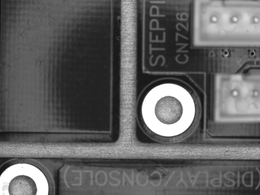
%> input picture FeatureExtraction/SampleData/Capture_031720_490(96.345, 178.495, 41.710).bmp, 260 x 195 px, shrunk from 2048 x 1536 before the run
$ octave Main.m   (GNU Octave 9; MATLAB toolbox functions it lacks are replaced by stand-ins)
%> lines starting %> are read from the running program, lines starting %| are printed output that depends on the picture; in (x1, y1, x2, y2) boxes, pixels count from 0 and x2, y2 are one past the last pixel; in counts of white or black regions, pixels touching at a corner belong together; the program's own positions count from 1
### FeatureExtraction/LinkedList.m
function [ Contour_x_array, Contour_y_array, Contour_p1_array, Contour_p2_array, Contour_count ] = LinkedList( Img_Edge, Th_Num_Pixel )
%UNTITLED 이 함수의 요약 설명 위치
%   자세한 설명 위치
% Analysis Input Data
[height, width] = size(Img_Edge);
Img_Visited = zeros(height, width);

Img_Tinning = bwmorph(Img_Edge,"skeleton");

Num = 0;
for r = 1 : height
    for c = 1 : width
        if(Img_Tinning(r,c) ~= 0)
            Img_Visited(r,c) = 1;
            Num = Num + 1;
        end
    end
end

nei = [0 1; 1 1; 1 0; 1 -1; 0 -1; -1 -1; -1 0; -1 1]; % r,c cw

Num_object = 100;
countour_array = zeros(4,Num);
countour_array_forward = zeros(4,Num);
countour_array_back = zeros(4,Num);
max_border_count = 0;

Contour_num = 0;
Contour_x_array = zeros(Num_object,Num);
Contour_y_array = zeros(Num_object,Num);

Contour_p1_array = zeros(Num_object,Num);
Contour_p2_array = zeros(Num_object,Num);

Contour_count = zeros(Num_object,1);

for r = 2 : height-1
    for c = 2 : width-1
        if(Img_Visited(r,c) == 1)
            Img_Visited(r,c) = 2;
            init_r = r;
            init_c = c;
            indexInsert = 1;

            %Forward Search
            border_count_forward = 1;
            countour_array_forward(:,border_count_forward) = [init_r;init_c;1;0];

            r_check = init_r;
            c_check = init_c;
            flag_Start = 1;
            indexExcape = indexInsert;
            while(flag_Start==1)
                flag_Start = 0;
                for k = 1 : 8
                    u = r_check + nei(indexExcape,1);
                    v = c_check + nei(indexExcape,2);
                    if(u<1)||(u>height)||(v<1)||(v>width);continue;end
                    if(Img_Visited(u,v) == 1)
                        % add
                        flag_Start = 1;
                        border_count_forward = border_count_forward + 1;
                        Img_Visited(u,v) = 0;
                        indexEx = indexExcape;
                        indexEx = indexEx + 2;
                        if(indexEx > 8); indexEx = indexEx - 8; end
                        pattern = nei(indexEx,:);
                        countour_array_forward(:,border_count_forward) = [u;v;pattern(1);pattern(2)];
                        break;
                    end
                    indexExcape = indexExcape+1;
                    if(indexExcape > 8); indexExcape = 1; end
                end
                % update
                r_check = u;
                c_check = v;
            end

            %Backward Search
            r_check = init_r;
            c_check = init_c;
            border_count_back = 0;
            flag_Start = 1;
            indexExcape = 1;
            while(flag_Start==1)
                flag_Start = 0;
                for k = 1 : 8
                    u = r_check + nei(indexExcape,1);
                    v = c_check + nei(indexExcape,2);
                    if(u<1)||(u>height)||(v<1)||(v>width);continue;end
                    if(Img_Visited(u,v) == 1)
                        % add
                        flag_Start = 1;
                        border_count_back = border_count_back + 1;
                        Img_Visited(u,v) = 0;
                        indexEx = indexExcape;
                        indexEx = indexEx + 2;
                        if(indexEx > 8); indexEx = indexEx - 8; end
                        pattern = nei(indexEx,:);%
                        countour_array_back(:,border_count_back) = [u;v;pattern(1);pattern(2)];
                        break;
                    end
                    indexExcape = indexExcape+1;
                    if(indexExcape > 8); indexExcape = 1; end
                end
                r_check = u;
                c_check = v;
            end

            % backword + foreword
            border_count = border_count_forward + border_count_back;
            countour_array = [flip(countour_array_back(:,1:border_count_back),2),countour_array_forward(:,1:border_count_forward)];

            % Check Size
            if(border_count > Th_Num_Pixel)
                Contour_num = Contour_num + 1;
                Contour_y_array(Contour_num,1:border_count) = countour_array(1,1:border_count);
                Contour_x_array(Contour_num,1:border_count) = countour_array(2,1:border_count);
                Contour_p1_array(Contour_num,1:border_count) = countour_array(3,1:border_count);
                Contour_p2_array(Contour_num,1:border_count) = countour_array(4,1:border_count);
                Contour_count(Contour_num,1) = border_count;
                if(max_border_count < border_count); max_border_count = border_count; end
            end
        end
    end
    %data delete
    Contour_x_array = Contour_x_array(1:Contour_num,1:max_border_count);
    Contour_y_array = Contour_y_array(1:Contour_num,1:max_border_count);
    Contour_p1_array = Contour_p1_array(1:Contour_num,1:max_border_count);
    Contour_p2_array = Contour_p2_array(1:Contour_num,1:max_border_count);

    Contour_count = Contour_count(1:Contour_num,:);
end

### FeatureExtraction/Main.m
clc; clear; close all;


%% Image Load
File_path_list = {
    'Capture_032041_863(96.345, 182.495, 41.710).bmp';
    'Capture_032000_153(96.345, 181.495, 41.710).bmp';
    'Capture_031911_222(96.345, 180.495, 41.710).bmp';
    'Capture_031830_368(96.345, 179.495, 41.710).bmp';
    'Capture_031720_490(96.345, 178.495, 41.710).bmp';
    'Capture_031617_929(96.345, 177.495, 41.710).bmp';
    'Capture_031402_911(96.345, 176.495, 41.710).bmp';
    'Capture_031224_373(96.345, 175.495, 41.710).bmp';
    'Capture_030803_703(94.345, 174.495, 41.710).bmp';
    'Capture_030445_824(175.430, 174.495, 41.710).bmp';
    'Capture_025737_899(175.435,67.535,41.710).bmp';
    'Capture_025359_012(94.755,67.535,41.710).bmp';
    };

% Folder_path = [pwd filesep 'SampleData'];
Folder_path = ['SampleData']

i = 5;
disp([Folder_path filesep File_path_list{i}])

img = imread([Folder_path filesep File_path_list{i}]);
%> img is the input picture: size 195x260 uint8; min 4, max 255, mean 97.8

figure("Name","Original Image")
imshow(img)


%% Image Feature Analysis
% [10 lines of commented-out code are left out]

%% Edge Based Method
sigma = 5;
img_bulr = imgaussfilt(img,sigma);
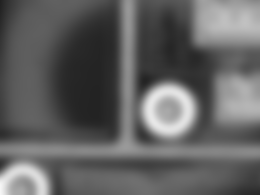
%> img_bulr: size 195x260 uint8; min 33, max 246, mean 97.7
img_canny = edge(img_bulr,'Canny',0.5,sigma);
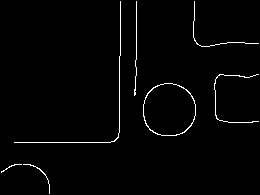
%> img_canny: size 195x260 logical; 1.7% white in thin lines or dots
figure("Name","Edge Image")
imshow(img_canny)


%% Edge Linking
[ Contour_x_array, Contour_y_array, Contour_p1_array, Contour_p2_array, Contour_count ] = LinkedList( img_canny, 0 );
%> in LinkedList, `Img_Tinning = bwmorph(Img_Edge,"skeleton");`: Img_Tinning: size 195x260 logical; 1.7% white in thin lines or dots
%> after the loop in LinkedList, `for r = 1 : height`: Img_Visited: size 195x260 double; values 0 (black) and 1 (white), 1.7% white in thin lines or dots
%> after the loop in LinkedList, `for r = 1 : height`: Num = 855
%> in LinkedList, `Contour_x_array = zeros(Num_object,Num);`: Contour_x_array: size 100x855 double; every value is 0
%> the loop in LinkedList, `for r = 2 : height-1` made 193 passes
%> Contour_count on passes 1 to 3: [241; 93; 105], [241; 93; 105], [241; 93; 105]
%> after the loop in LinkedList, `for r = 2 : height-1`:
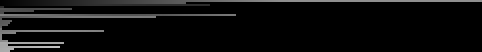
%> Contour_y_array: size 26x241 double (shown 2 times larger); min 0, max 194, mean 13.1
%> after the loop in LinkedList, `for r = 2 : height-1`:
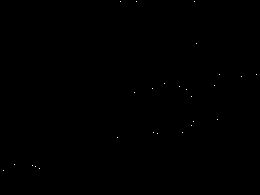
%> Img_Visited: size 195x260 double; values 0 (black) and 2 (white), 0.05% white in thin lines or dots, all inside (x1, y1, x2, y2) = (3, 1, 257, 171)
%> after the loop in LinkedList, `for r = 2 : height-1`: Contour_count = 26 values, max 241 at index 1, min 1 at index 10, mean 32.88; Contour_num = 26; border_count = 5; border_count_back = 0; border_count_forward = 5; countour_array = [171 171 172 172 173; 4 5 4 3 2; 1 1 -1 -1 -1; 0 0 -1 0 -1]; countour_array_back = 855 columns, first 8: [166 166 166 166 167 167 167 168; 15 14 13 12 12 11 10 10; 0 -1 -1 -1 0 -1 -1 0; -1 0 0 0 -1 0 0 -1]; countour_array_forward = 855 columns, first 8: [171 171 172 172 173 174 175 172; 4 5 4 3 2 45 46 42; 1 1 -1 -1 -1 1 1 1; 0 0 -1 0 -1 -1 -1 -1]; flag_Start = 0; indexEx = 6; indexExcape = 1; init_c = 4; init_r = 171; max_border_count = 241; pattern = [-1 -1]; r_check = 170
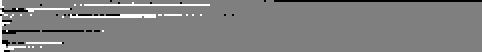
%> Contour_p1_array: size 26x241 double (shown 2 times larger); min -1, max 1, mean 0.00287; drawn with min black and max white
figure("Name","Linked Image")
imshow(img)
hold on
for i = 1 : size(Contour_count,1)
    n = Contour_count(i);
    plot(Contour_x_array(i,1:n),Contour_y_array(i,1:n))
end
%> this loop made 26 passes
%> n on passes 1 to 12: 241, 93, 105, 2, 36, 17, 2, 118, 78, 1, 6, 5
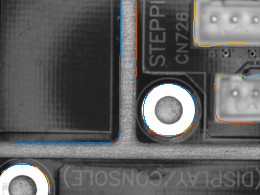
%> figure redrawn from the program's plot data

%%

Img_Tinning = bwmorph(img_canny,"skeleton");
nei = [-1 -1; -1 0; -1 1; 0 -1; 0 0; 0 1; 1 -1; 1 0; 1 1]; %r,c cw

nei2 = [0 1; 1 1; 1 0; 1 -1; 0 -1; -1 -1; -1 0; -1 1]; % r,c cw

Contour_type = string(zeros(size(Contour_x_array)));

figure("Name","Test Image")
imshow(img)
hold on
for i = 4%1 : size(Contour_count,1)
    n = Contour_count(i);
    scatter(Contour_x_array(i,1:n),Contour_y_array(i,1:n))
end
%> this loop made 1 pass
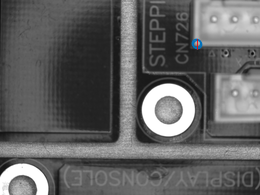
%> figure redrawn from the program's plot data

num_sample = 5;

for num = 4 %1 : size(Contour_count, 1)
    for count = 1 : Contour_count(num)
        x = Contour_x_array(num,count);
        y = Contour_y_array(num,count);
        p1 = Contour_p1_array(num,count);
        p2 = Contour_p2_array(num,count);

        plot([x+5*p2,x-5*p2],[y+5*p1,y-5*p1],'r')

        Sample_point = zeros(num_sample*2+1,1);
        for sample_index = -num_sample : num_sample
            x_sample = x+sample_index*p2;
            y_sample = y+sample_index*p1;
%> (the run ends here)
